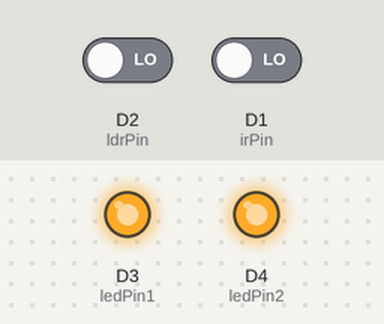
The sketch below on a simulated ESP8266 (NodeMCU). Shown: output pins drawn as LEDs (lit = HIGH). The test bench sets the inputs (shaded band); at power-on: D2 (ldrPin) LOW, D1 (irPin) LOW.

Above: at 1.2 s.
1.3 s: D2 (ldrPin) driven HIGH and D1 (irPin) driven HIGH
At 2.4 s:
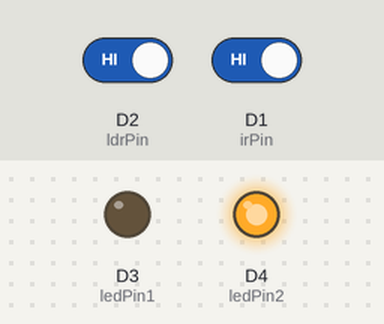
2.8 s: D1 (irPin) driven LOW
At 3.8 s:
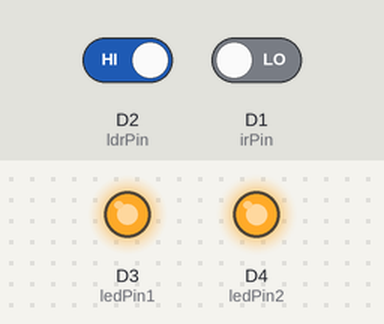
4.3 s: D1 (irPin) driven HIGH
At 5.5 s:
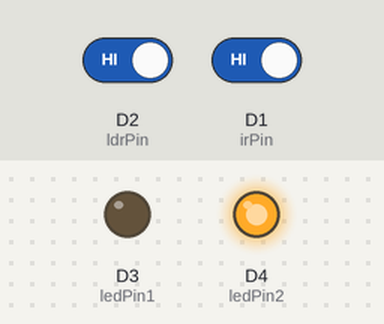
5.8 s: D2 (ldrPin) driven LOW
At 7.0 s:
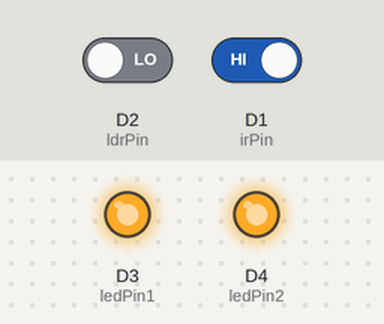
7.3 s: D2 (ldrPin) driven HIGH
At 8.2 s:
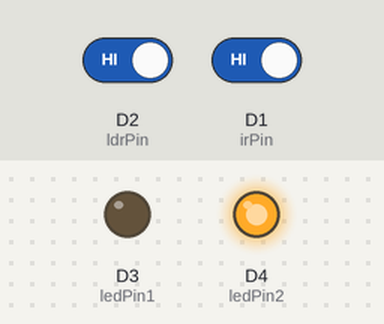
Timing chart, 0 to 9.8 s (numbered marks = the images above; inputs shaded):
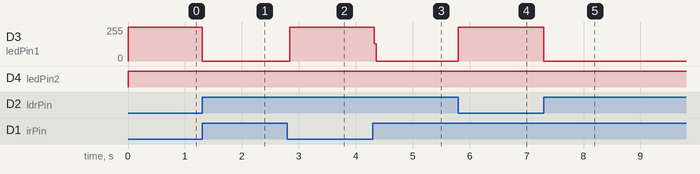

Measured:
- after the input at 1.3 s, D3 (ledPin1): 255/255 → 0/255 at once
- after the input at 2.8 s, D3 (ledPin1): 0/255 → 252/255 at once
- after the input at 4.3 s, D3 (ledPin1): 252/255 → 0/255 at once
- after the input at 5.8 s, D3 (ledPin1): 0/255 → 255/255 at once
- after the input at 7.3 s, D3 (ledPin1): 255/255 → 0/255 at once

The sketch:

light.ino
```cpp
// Define the pin numbers
const int irPin = D1;
const int ldrPin = D2;   // LDR sensor OUT pin
const int ledPin1 = D3;
const int ledPin2 = D4; // LED pin

void setup() {
  pinMode(irPin, INPUT);
  pinMode(ldrPin, INPUT);
  pinMode(ledPin1, OUTPUT);
  pinMode(ledPin2, OUTPUT);
  //Serial.begin(115200); // Initialize serial communication for debugging (optional)
}

void loop() {
  // Read the LDR sensor value
  int ldrValue = digitalRead(ldrPin);
  int irValue = digitalRead(irPin);

  // Check if it's dark (you may need to adjust the threshold)
  if (ldrValue == HIGH && irValue == LOW) {
    // It's dark, turn on the LED
    digitalWrite(ledPin1, LOW);
    digitalWrite(ledPin2, LOW);

    }
  if (ldrValue == HIGH && irValue == HIGH) {

    // It's dark, turn on the LED
    digitalWrite(ledPin1, LOW);
    digitalWrite(ledPin2, HIGH);

    }


  else {
    // It's light, turn off the LED
    digitalWrite(ledPin1, HIGH);
    digitalWrite(ledPin2, HIGH);
  }

}
```
